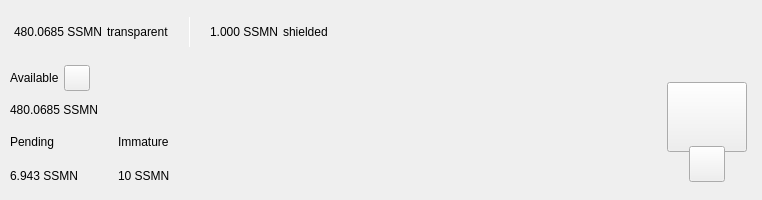
<?xml version="1.0" encoding="UTF-8"?>
<ui version="4.0">
 <class>TopBar</class>
 <widget class="QWidget" name="TopBar">
  <property name="geometry">
   <rect>
    <x>0</x>
    <y>0</y>
    <width>734</width>
    <height>200</height>
   </rect>
  </property>
  <property name="minimumSize">
   <size>
    <width>0</width>
    <height>200</height>
   </size>
  </property>
  <property name="maximumSize">
   <size>
    <width>16777215</width>
    <height>200</height>
   </size>
  </property>
  <property name="windowTitle">
   <string>Form</string>
  </property>
  <layout class="QVBoxLayout" name="verticalLayout_10" stretch="0">
   <property name="spacing">
    <number>0</number>
   </property>
   <property name="leftMargin">
    <number>0</number>
   </property>
   <property name="topMargin">
    <number>0</number>
   </property>
   <property name="rightMargin">
    <number>0</number>
   </property>
   <property name="bottomMargin">
    <number>0</number>
   </property>
   <item>
    <widget class="PFBorderImage" name="containerTop">
     <layout class="QVBoxLayout" name="verticalLayout_11">
      <property name="spacing">
       <number>0</number>
      </property>
      <property name="leftMargin">
       <number>0</number>
      </property>
      <property name="topMargin">
       <number>0</number>
      </property>
      <property name="rightMargin">
       <number>0</number>
      </property>
      <property name="bottomMargin">
       <number>0</number>
      </property>
      <item>
       <widget class="QWidget" name="top_container_2" native="true">
        <property name="minimumSize">
         <size>
          <width>0</width>
          <height>65</height>
         </size>
        </property>
        <layout class="QHBoxLayout" name="top_container">
         <property name="spacing">
          <number>0</number>
         </property>
         <property name="leftMargin">
          <number>14</number>
         </property>
         <property name="topMargin">
          <number>0</number>
         </property>
         <property name="rightMargin">
          <number>14</number>
         </property>
         <property name="bottomMargin">
          <number>0</number>
         </property>
         <item alignment="Qt::AlignVCenter">
          <widget class="QWidget" name="widgetTopAmount" native="true">
           <property name="sizePolicy">
            <sizepolicy hsizetype="Preferred" vsizetype="Maximum">
             <horstretch>0</horstretch>
             <verstretch>0</verstretch>
            </sizepolicy>
           </property>
           <layout class="QHBoxLayout" name="horizontalLayout_5">
            <property name="spacing">
             <number>5</number>
            </property>
            <property name="leftMargin">
             <number>0</number>
            </property>
            <property name="topMargin">
             <number>0</number>
            </property>
            <property name="rightMargin">
             <number>0</number>
            </property>
            <property name="bottomMargin">
             <number>0</number>
            </property>
            <item alignment="Qt::AlignTop">
             <widget class="QLabel" name="labelAmountTopSsmn">
              <property name="minimumSize">
               <size>
                <width>0</width>
                <height>36</height>
               </size>
              </property>
              <property name="styleSheet">
               <string notr="true">padding:0px;margin:0px;</string>
              </property>
              <property name="text">
               <string notr="true">480.0685 SSMN</string>
              </property>
             </widget>
            </item>
            <item>
             <widget class="QLabel" name="labelTrans">
              <property name="text">
               <string>transparent</string>
              </property>
             </widget>
            </item>
            <item>
             <spacer name="horizontalSpacer_11">
              <property name="orientation">
               <enum>Qt::Horizontal</enum>
              </property>
              <property name="sizeType">
               <enum>QSizePolicy::Fixed</enum>
              </property>
              <property name="sizeHint" stdset="0">
               <size>
                <width>15</width>
                <height>20</height>
               </size>
              </property>
             </spacer>
            </item>
            <item alignment="Qt::AlignVCenter">
             <widget class="QLabel" name="typeSpacerTop">
              <property name="minimumSize">
               <size>
                <width>1</width>
                <height>30</height>
               </size>
              </property>
              <property name="maximumSize">
               <size>
                <width>1</width>
                <height>30</height>
               </size>
              </property>
              <property name="styleSheet">
               <string notr="true">background-color:white;
padding:0px;
border:none;</string>
              </property>
              <property name="text">
               <string/>
              </property>
             </widget>
            </item>
            <item>
             <spacer name="horizontalSpacer_12">
              <property name="orientation">
               <enum>Qt::Horizontal</enum>
              </property>
              <property name="sizeType">
               <enum>QSizePolicy::Fixed</enum>
              </property>
              <property name="sizeHint" stdset="0">
               <size>
                <width>15</width>
                <height>20</height>
               </size>
              </property>
             </spacer>
            </item>
            <item alignment="Qt::AlignTop">
             <widget class="QLabel" name="labelAmountTopShieldedSsmn">
              <property name="minimumSize">
               <size>
                <width>0</width>
                <height>36</height>
               </size>
              </property>
              <property name="text">
               <string notr="true">1.000 SSMN</string>
              </property>
             </widget>
            </item>
            <item>
             <widget class="QLabel" name="labelShield">
              <property name="text">
               <string>shielded</string>
              </property>
             </widget>
            </item>
           </layout>
          </widget>
         </item>
         <item>
          <spacer name="horizontalSpacer">
           <property name="orientation">
            <enum>Qt::Horizontal</enum>
           </property>
           <property name="sizeHint" stdset="0">
            <size>
             <width>40</width>
             <height>20</height>
            </size>
           </property>
          </spacer>
         </item>
         <item>
          <layout class="QHBoxLayout" name="horizontalLayout_4">
           <property name="spacing">
            <number>12</number>
           </property>
           <property name="rightMargin">
            <number>0</number>
           </property>
           <item alignment="Qt::AlignRight">
            <widget class="QWidget" name="layoutSync" native="true">
             <property name="minimumSize">
              <size>
               <width>0</width>
               <height>36</height>
              </size>
             </property>
             <property name="maximumSize">
              <size>
               <width>16777215</width>
               <height>36</height>
              </size>
             </property>
             <layout class="QVBoxLayout" name="verticalLayout_9">
              <property name="leftMargin">
               <number>0</number>
              </property>
              <property name="topMargin">
               <number>0</number>
              </property>
              <property name="rightMargin">
               <number>0</number>
              </property>
              <property name="bottomMargin">
               <number>0</number>
              </property>
              <item>
               <widget class="ExpandableButton" name="pushButtonSync" native="true">
                <property name="minimumSize">
                 <size>
                  <width>36</width>
                  <height>36</height>
                 </size>
                </property>
                <property name="maximumSize">
                 <size>
                  <width>16777215</width>
                  <height>36</height>
                 </size>
                </property>
               </widget>
              </item>
             </layout>
            </widget>
           </item>
           <item>
            <widget class="ExpandableButton" name="pushButtonHDUpgrade" native="true">
             <property name="minimumSize">
              <size>
               <width>36</width>
               <height>36</height>
              </size>
             </property>
            </widget>
           </item>
           <item>
            <widget class="ExpandableButton" name="pushButtonStack" native="true">
             <property name="minimumSize">
              <size>
               <width>36</width>
               <height>36</height>
              </size>
             </property>
            </widget>
           </item>
           <item>
            <widget class="ExpandableButton" name="pushButtonColdStaking" native="true">
             <property name="minimumSize">
              <size>
               <width>36</width>
               <height>36</height>
              </size>
             </property>
            </widget>
           </item>
           <item>
            <widget class="ExpandableButton" name="pushButtonConnection" native="true">
             <property name="minimumSize">
              <size>
               <width>36</width>
               <height>36</height>
              </size>
             </property>
            </widget>
           </item>
           <item>
            <widget class="ExpandableButton" name="pushButtonTor" native="true">
             <property name="minimumSize">
              <size>
               <width>36</width>
               <height>36</height>
              </size>
             </property>
            </widget>
           </item>
           <item>
            <widget class="ExpandableButton" name="pushButtonLock" native="true">
             <property name="sizePolicy">
              <sizepolicy hsizetype="Expanding" vsizetype="Expanding">
               <horstretch>0</horstretch>
               <verstretch>0</verstretch>
              </sizepolicy>
             </property>
             <property name="minimumSize">
              <size>
               <width>36</width>
               <height>0</height>
              </size>
             </property>
            </widget>
           </item>
           <item>
            <widget class="ExpandableButton" name="pushButtonTheme" native="true">
             <property name="minimumSize">
              <size>
               <width>36</width>
               <height>36</height>
              </size>
             </property>
             <property name="maximumSize">
              <size>
               <width>16777215</width>
               <height>36</height>
              </size>
             </property>
            </widget>
           </item>
           <item>
            <widget class="ExpandableButton" name="pushButtonFAQ" native="true">
             <property name="minimumSize">
              <size>
               <width>36</width>
               <height>36</height>
              </size>
             </property>
            </widget>
           </item>
          </layout>
         </item>
        </layout>
       </widget>
      </item>
      <item>
       <widget class="QWidget" name="bottom_container" native="true">
        <property name="minimumSize">
         <size>
          <width>0</width>
          <height>135</height>
         </size>
        </property>
        <layout class="QHBoxLayout" name="botton_container">
         <property name="leftMargin">
          <number>10</number>
         </property>
         <property name="topMargin">
          <number>0</number>
         </property>
         <property name="rightMargin">
          <number>10</number>
         </property>
         <property name="bottomMargin">
          <number>10</number>
         </property>
         <item>
          <layout class="QVBoxLayout" name="verticalLayout_7">
           <property name="spacing">
            <number>0</number>
           </property>
           <property name="leftMargin">
            <number>0</number>
           </property>
           <property name="rightMargin">
            <number>30</number>
           </property>
           <item>
            <layout class="QVBoxLayout" name="verticalLayout_2">
             <item>
              <layout class="QHBoxLayout" name="horizontalLayoutContainerAvailable">
               <property name="spacing">
                <number>5</number>
               </property>
               <item>
                <widget class="QLabel" name="labelTitle1">
                 <property name="text">
                  <string>Available</string>
                 </property>
                </widget>
               </item>
               <item>
                <widget class="QPushButton" name="pushButtonBalanceInfo">
                 <property name="minimumSize">
                  <size>
                   <width>26</width>
                   <height>26</height>
                  </size>
                 </property>
                 <property name="maximumSize">
                  <size>
                   <width>26</width>
                   <height>26</height>
                  </size>
                 </property>
                 <property name="mouseTracking">
                  <bool>true</bool>
                 </property>
                 <property name="focusPolicy">
                  <enum>Qt::NoFocus</enum>
                 </property>
                 <property name="text">
                  <string notr="true"/>
                 </property>
                 <property name="iconSize">
                  <size>
                   <width>24</width>
                   <height>24</height>
                  </size>
                 </property>
                 <property name="shortcut">
                  <string notr="true"/>
                 </property>
                </widget>
               </item>
               <item>
                <spacer name="horizontalSpacer_4">
                 <property name="orientation">
                  <enum>Qt::Horizontal</enum>
                 </property>
                 <property name="sizeType">
                  <enum>QSizePolicy::MinimumExpanding</enum>
                 </property>
                 <property name="sizeHint" stdset="0">
                  <size>
                   <width>20</width>
                   <height>20</height>
                  </size>
                 </property>
                </spacer>
               </item>
              </layout>
             </item>
             <item>
              <widget class="QLabel" name="labelAmountSsmn">
               <property name="text">
                <string notr="true">480.0685 SSMN</string>
               </property>
              </widget>
             </item>
            </layout>
           </item>
           <item>
            <widget class="QWidget" name="container_imm_pend" native="true">
             <layout class="QHBoxLayout" name="horizontalLayout_2">
              <property name="spacing">
               <number>0</number>
              </property>
              <property name="leftMargin">
               <number>0</number>
              </property>
              <property name="topMargin">
               <number>0</number>
              </property>
              <property name="rightMargin">
               <number>0</number>
              </property>
              <property name="bottomMargin">
               <number>0</number>
              </property>
              <item alignment="Qt::AlignLeft">
               <widget class="QWidget" name="container_pending" native="true">
                <property name="sizePolicy">
                 <sizepolicy hsizetype="Minimum" vsizetype="Preferred">
                  <horstretch>0</horstretch>
                  <verstretch>0</verstretch>
                 </sizepolicy>
                </property>
                <layout class="QVBoxLayout" name="verticalLayout_3">
                 <property name="leftMargin">
                  <number>0</number>
                 </property>
                 <property name="topMargin">
                  <number>0</number>
                 </property>
                 <property name="rightMargin">
                  <number>0</number>
                 </property>
                 <property name="bottomMargin">
                  <number>0</number>
                 </property>
                 <item>
                  <widget class="QLabel" name="labelTitle3">
                   <property name="text">
                    <string>Pending</string>
                   </property>
                  </widget>
                 </item>
                 <item>
                  <widget class="QLabel" name="labelPendingSsmn">
                   <property name="text">
                    <string notr="true">6.943 SSMN</string>
                   </property>
                  </widget>
                 </item>
                </layout>
               </widget>
              </item>
              <item>
               <spacer name="horizontalSpacer_3">
                <property name="orientation">
                 <enum>Qt::Horizontal</enum>
                </property>
                <property name="sizeType">
                 <enum>QSizePolicy::Fixed</enum>
                </property>
                <property name="sizeHint" stdset="0">
                 <size>
                  <width>40</width>
                  <height>20</height>
                 </size>
                </property>
               </spacer>
              </item>
              <item alignment="Qt::AlignLeft">
               <widget class="QWidget" name="container_immature" native="true">
                <property name="sizePolicy">
                 <sizepolicy hsizetype="Minimum" vsizetype="Preferred">
                  <horstretch>0</horstretch>
                  <verstretch>0</verstretch>
                 </sizepolicy>
                </property>
                <layout class="QVBoxLayout" name="verticalLayout_4">
                 <property name="leftMargin">
                  <number>0</number>
                 </property>
                 <property name="topMargin">
                  <number>0</number>
                 </property>
                 <property name="rightMargin">
                  <number>0</number>
                 </property>
                 <property name="bottomMargin">
                  <number>0</number>
                 </property>
                 <item>
                  <widget class="QLabel" name="labelTitle4">
                   <property name="text">
                    <string>Immature</string>
                   </property>
                  </widget>
                 </item>
                 <item>
                  <widget class="QLabel" name="labelImmatureSsmn">
                   <property name="text">
                    <string notr="true">10 SSMN</string>
                   </property>
                  </widget>
                 </item>
                </layout>
               </widget>
              </item>
              <item>
               <spacer name="horizontalSpacer_5">
                <property name="orientation">
                 <enum>Qt::Horizontal</enum>
                </property>
                <property name="sizeHint" stdset="0">
                 <size>
                  <width>40</width>
                  <height>20</height>
                 </size>
                </property>
               </spacer>
              </item>
             </layout>
            </widget>
           </item>
          </layout>
         </item>
         <item>
          <spacer name="horizontalSpacer_2">
           <property name="orientation">
            <enum>Qt::Horizontal</enum>
           </property>
           <property name="sizeHint" stdset="0">
            <size>
             <width>40</width>
             <height>20</height>
            </size>
           </property>
          </spacer>
         </item>
         <item alignment="Qt::AlignHCenter|Qt::AlignVCenter">
          <widget class="QWidget" name="qrContainer" native="true">
           <property name="sizePolicy">
            <sizepolicy hsizetype="Preferred" vsizetype="Minimum">
             <horstretch>0</horstretch>
             <verstretch>0</verstretch>
            </sizepolicy>
           </property>
           <property name="minimumSize">
            <size>
             <width>90</width>
             <height>110</height>
            </size>
           </property>
           <property name="maximumSize">
            <size>
             <width>90</width>
             <height>110</height>
            </size>
           </property>
           <layout class="QVBoxLayout" name="containerQR">
            <property name="spacing">
             <number>0</number>
            </property>
            <property name="leftMargin">
             <number>5</number>
            </property>
            <property name="topMargin">
             <number>10</number>
            </property>
            <property name="rightMargin">
             <number>5</number>
            </property>
            <property name="bottomMargin">
             <number>0</number>
            </property>
            <item>
             <widget class="QPushButton" name="btnQr">
              <property name="minimumSize">
               <size>
                <width>70</width>
                <height>70</height>
               </size>
              </property>
              <property name="maximumSize">
               <size>
                <width>16777215</width>
                <height>70</height>
               </size>
              </property>
              <property name="focusPolicy">
               <enum>Qt::NoFocus</enum>
              </property>
              <property name="text">
               <string/>
              </property>
              <property name="iconSize">
               <size>
                <width>70</width>
                <height>70</height>
               </size>
              </property>
             </widget>
            </item>
            <item>
             <spacer name="verticalSpacer">
              <property name="orientation">
               <enum>Qt::Vertical</enum>
              </property>
              <property name="sizeType">
               <enum>QSizePolicy::Fixed</enum>
              </property>
              <property name="sizeHint" stdset="0">
               <size>
                <width>20</width>
                <height>20</height>
               </size>
              </property>
             </spacer>
            </item>
            <item alignment="Qt::AlignHCenter|Qt::AlignBottom">
             <widget class="QPushButton" name="pushButtonQR">
              <property name="minimumSize">
               <size>
                <width>36</width>
                <height>36</height>
               </size>
              </property>
              <property name="maximumSize">
               <size>
                <width>36</width>
                <height>36</height>
               </size>
              </property>
              <property name="focusPolicy">
               <enum>Qt::NoFocus</enum>
              </property>
              <property name="text">
               <string/>
              </property>
             </widget>
            </item>
           </layout>
          </widget>
         </item>
        </layout>
       </widget>
      </item>
     </layout>
    </widget>
   </item>
  </layout>
 </widget>
 <customwidgets>
  <customwidget>
   <class>ExpandableButton</class>
   <extends>QWidget</extends>
   <header>qt/spectresecurity/expandablebutton.h</header>
   <container>1</container>
  </customwidget>
  <customwidget>
   <class>PFBorderImage</class>
   <extends>QFrame</extends>
   <header>qt/spectresecurity/pfborderimage.h</header>
   <container>1</container>
  </customwidget>
 </customwidgets>
 <resources/>
 <connections/>
</ui>
